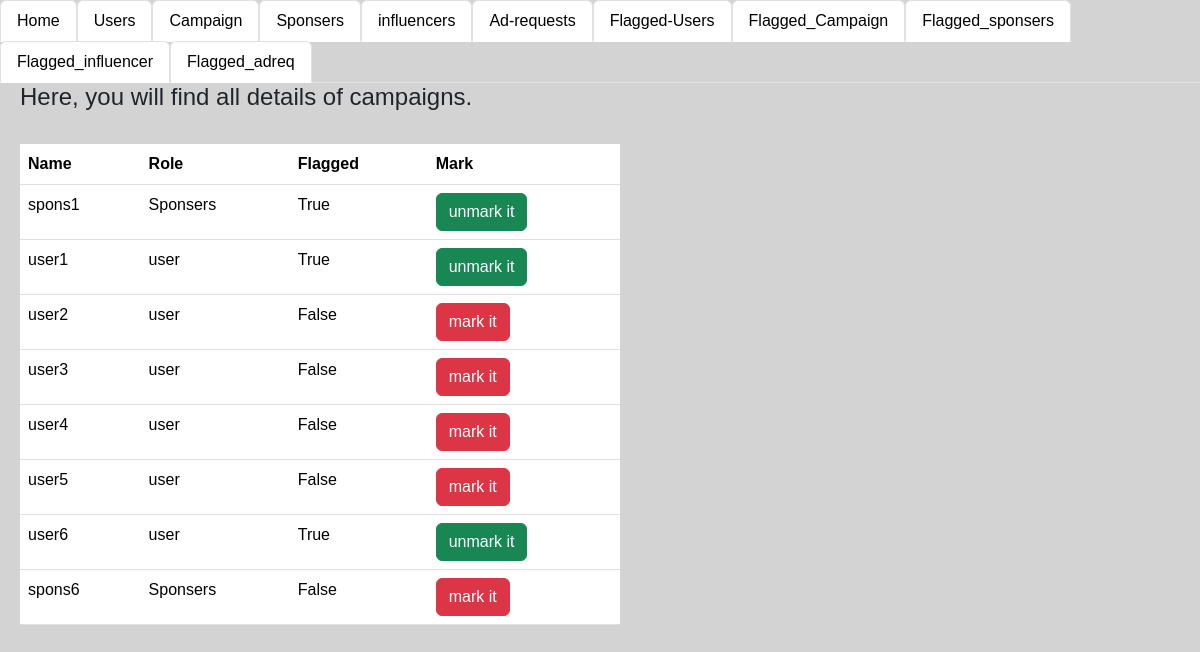
Screenshot of /admin_user_flag/1 with the database file from the repository.
### app.py (models this page shows)
class user(db.Model):
    __tablename__='user'
    user_id=db.Column(db.Integer,primary_key=True,autoincrement=True)
    username=db.Column(db.String, unique=True,nullable=False)
    password=db.Column(db.String,nullable=False)
    role=db.Column(db.String)
    flagged_user=db.Column(db.Boolean, default=False)

### app.py (the view)
@app.route("/admin_user_flag/<user_id>",methods=["GET"])
def admin_user_flag(user_id):
    details=db.session.query(user).all()
    user1=db.session.query(user).filter(user.user_id==user_id).first()
    user1.flagged_user=True
    db.session.commit()
    return  render_template("admin_user.html",details=details)

### templates/admin_user.html (shortened to what this page needs)
<!DOCTYPE html>
<html lang="en">
<head>
    <link href="static\style.css" rel="stylesheet">
    <link href="https://cdn.jsdelivr.net/npm/bootstrap@5.3.3/dist/css/bootstrap.min.css" rel="stylesheet">
</head>
<body style="background-color: lightgray;">
  <ul class="nav nav-tabs">
    <li class="nav-item">
      <a class="nav-link active" aria-current="page" href="/login">Home</a>
    </li>
    <li class="nav-item">
      <a class="nav-link active" aria-current="page" href="/login_users">Users</a>
    </li>
    <li class="nav-item">
      <a class="nav-link active" aria-current="page" href="/login_camp" >Campaign</a>
    </li>
    <li class="nav-item">
      <a class="nav-link active" aria-current="page" href="/admin_spons" >Sponsers</a>
    </li>
    <li class="nav-item">
      <a class="nav-link active" aria-current="page" href="/admin_info" >influencers</a>
    </li>
    <li class="nav-item">
      <a class="nav-link active" aria-current="page" href="/admin_adreq" >Ad-requests</a>
  </li>
  <li class="nav-item">
    <a class="nav-link active" aria-current="page" href="/login_users/flag">Flagged-Users</a>
  </li>
    <li class="nav-item">
      <a class="nav-link active" aria-current="page" href="/login_camp/flag" >Flagged_Campaign</a>
    </li>
    <li class="nav-item">
      <a class="nav-link active" aria-current="page" href="/login_spons/flag" >Flagged_sponsers</a>
    </li>
    <li class="nav-item">
      <a class="nav-link active" aria-current="page" href="/admin_info/flag" >Flagged_influencer</a>
    </li>
    <li class="nav-item">
      <a class="nav-link active" aria-current="page" href="/admin_adreq/flag" >Flagged_adreq</a>
    </li>
  </ul>
    <div class="seperate">
      <div style="width: 50%; margin-left: 20px;">
          <h4>Here, you will find all details of campaigns.</h4><br>
          <table class="table table-hover">
            <tr>
              <th>Name</th>
              <th>Role</th>
              <th>Flagged</th>
              <th>Mark</th>
            </tr>
              {% for user in details %}
            <tr>
              <td>{{ user.username }}</td>
              <td>{{user.role}}</td>
              <td>{{user.flagged_user}}</td>
              {% if user.flagged_user == false %}
              <td><a class="btn btn-danger" href="/admin_user_flag/{{user.user_id}}">mark it</a></td>
              {% else %}
              <td><a class="btn btn-success" href="/admin_user_flag_true/{{user.user_id}}">unmark it</a></td>
              {% endif %}
            </tr>
              {% endfor %}
          </table>
      </div >
    </div>
</body>
</html>

### static/style.css (style rules this page uses)
* { font-family:Tahoma, Geneva, Verdana, sans-serif; height: auto; }
.seperate { display: flex; }

### rows the page displays
user: username "spons1", role "Sponsers", flagged_user "True"
user: username "user1", role "user", flagged_user "True"
user: username "user2", role "user", flagged_user "False"
user: username "user3", role "user", flagged_user "False"
user: username "user4", role "user", flagged_user "False"
user: username "user5", role "user", flagged_user "False"
user: username "user6", role "user", flagged_user "True"
user: username "spons6", role "Sponsers", flagged_user "False"
